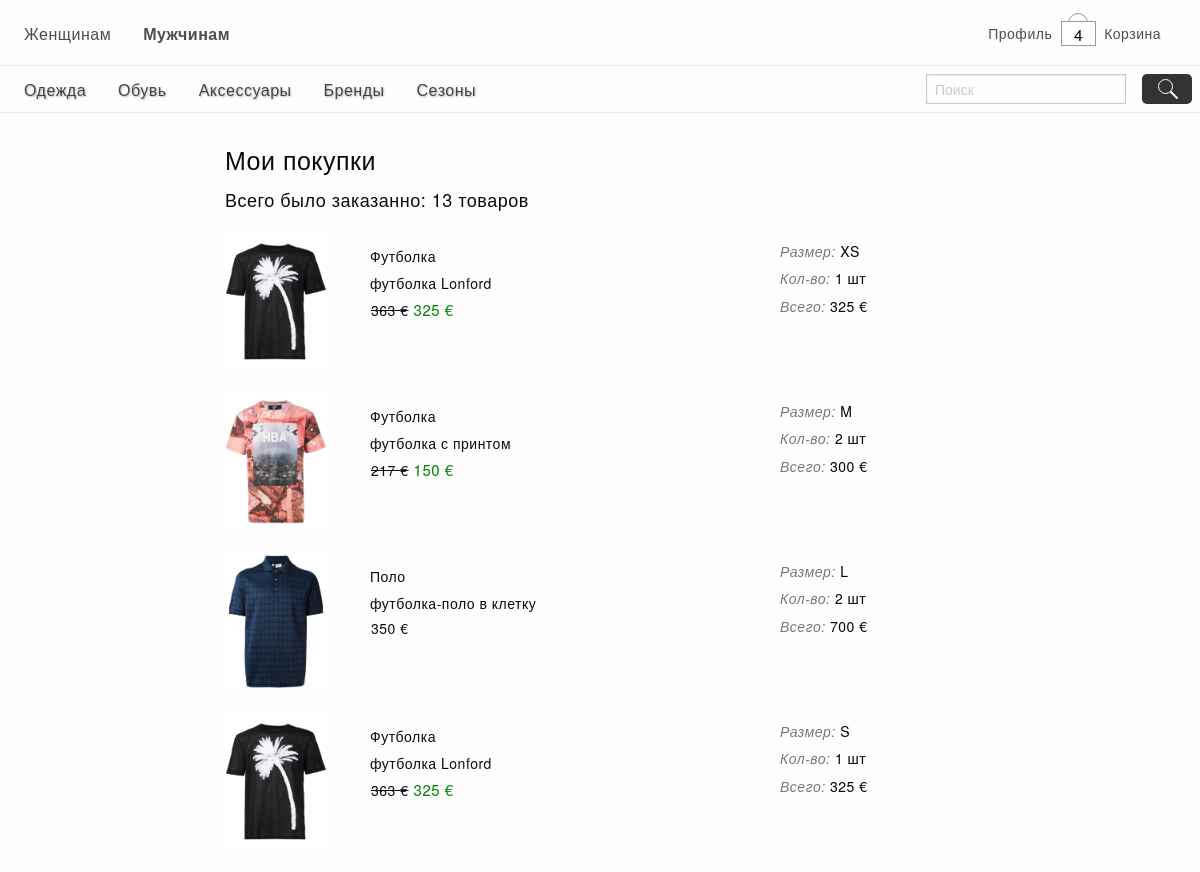
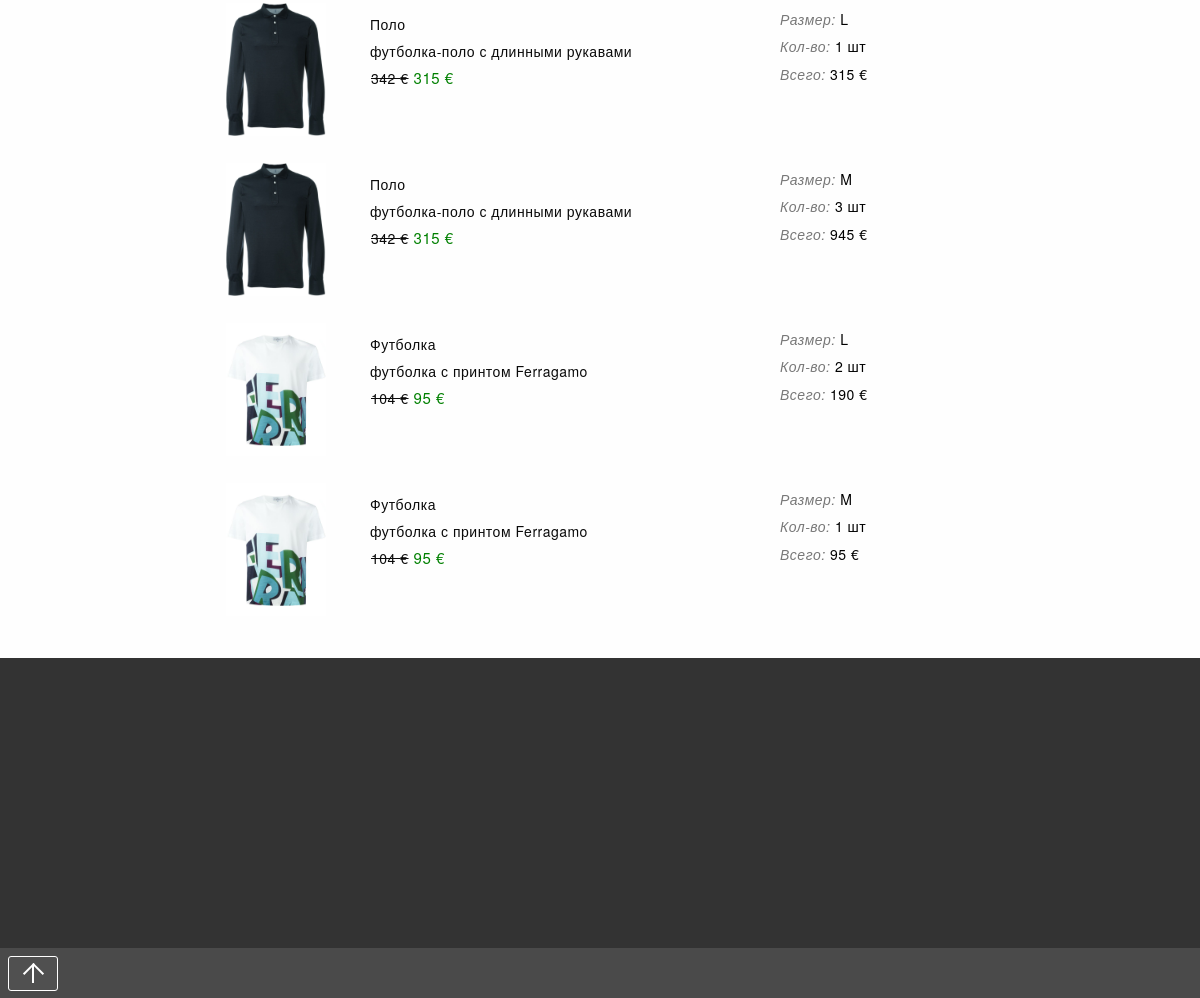
The page /orders.php?gender=for_men (signed in) on the database its author committed (2 pictures, top to bottom).
### tables this page shows
CREATE TABLE IF NOT EXISTS `menu` (
  `id` int(10) unsigned NOT NULL AUTO_INCREMENT,
  `item` varchar(255) NOT NULL,
  `description` varchar(255) NOT NULL,
  PRIMARY KEY (`id`)
);

CREATE TABLE IF NOT EXISTS `product` (
  `id` int(10) unsigned NOT NULL AUTO_INCREMENT,
  `name` varchar(255) NOT NULL,
  `shot_description` varchar(255) NOT NULL,
  `description` text NOT NULL,
  `price` float NOT NULL,
  `discount` int(11) NOT NULL,
  `date` date NOT NULL,
  `visit` int(11) NOT NULL,
  PRIMARY KEY (`id`)
);

### orders.php (the view)
	<?php include "php/header.php" ?>
<link rel="stylesheet" href="style/orders.css" type="text/css"/>
<?php
    $count = 0;
	if(!empty($_SESSION['email'])) {
		$email = $_SESSION['email'];
		$orders = get_my_orders($email);
        for($i = 0; $i < count($orders); $i++) {
            $count += $orders[$i]['count'];
        };
	};
?>
   <div class="row main-wrapp">
   	<div class="large-2 columns"></div>
	<div class="large-8 columns" id="show_my_orders">
		<div class="row head-orders">
			<div class="large-6">
				<h4>Мои покупки</h4>
			</div>
			<div class="large-12">
				<p>Всего было заказанно:  <?php echo $count ?> <?php echo word_declination($count) ?></span></p>
			</div>
		</div>
		<div class="row orders-product-wrapp">
			<?php
				for($i = count($orders) - 1; $i > -1 ; $i--) {
					$discountStr = "";
					if($orders[$i]['discount'] != 0 && $orders[$i]['discount'] != "") {
						$price = $orders[$i]['discount'];
						$priceClass = "orders-price line-through";
						$discountStr = "<p class='orders-discount'>".$orders[$i]['discount']." €</p>";
					} else {
						$price = $orders[$i]['price'];
						$priceClass = "orders-price";
					};
					echo   "<div class='large-12 block-orders-product'>
								<div class='large-2 medium-2 small-2 columns'>
									<a href='http://aleksa/product.php?gender=".$_GET['gender']."&id=".$orders[$i]['id']."' class='orders-photo'>
										<img src='image/".$orders[$i]['id']."/".$orders[$i]['photoMain']."' alt='".$orders[$i]['shot_description']."'>
									</a>
								</div>
								<div class='large-6 medium-6 small-4 columns'>
									<p class='orders-name'>".$orders[$i]['name']."</p>
									<p class='orders-description'>".$orders[$i]['shot_description']."</p>
									<p class='".$priceClass."' >".$orders[$i]['price']." €</p>".$discountStr."
								</div>
								<div class='medium-4 small-6 columns'>
									<p class='orders-size'>Размер: <span>".$orders[$i]['size']."</span></p>
									<p class='orders-count'>Кол-во:
										<span>".$orders[$i]['count']." шт</span>
									</p>
									<p class='orders-all-price'>Всего: <span>".$price*$orders[$i]['count']." €</span></p>
								</div>
							</div>";
				};
			?>
		</div>
	</div>
	<div class="large-2 columns"></div>
</div>
<?php include "php/footer.php" ?>

### php/functions.php (shortened to what this page needs)
<?php
    function getLinkGender() {
        if($_GET['gender'] == 'for_women') {
            $genger = "gender=for_women";
        } else if($_GET['gender'] == 'for_men') {
            $genger = "gender=for_men";
        } else {
            $genger = "gender=for_men";
        };
        $str = $genger;
        return $str;
    };
    function addMenu(){
        include 'connect_db.php';
        $str_sql_query = "SELECT item FROM menu";
        if (!$result = mysql_query($str_sql_query, $link))
        {
          echo "He могу выполнить запрос";
          echo mysql_error();
          exit();
        };
        while($mas = mysql_fetch_row($result)){
          $item = $mas[0];
          $str_sql_query = "SELECT description FROM menu WHERE item = '$item'";
          if (!$result2 = mysql_query($str_sql_query, $link))
          {
            echo "He могу выполнить запрос";
            echo mysql_error();
            exit();
          };
          $mas2 = mysql_fetch_row($result2);
          $description = $mas2[0];
          $gender = getLinkGender();
          if($item == "Бренды") echo "<li><a data-description='".$description."'>".$item."</a></li>";
          else echo "<li><a href='../?".$gender."&item=".$item."' data-description='".$description."'>".$item."</a></li>";
        };
    };
    function get_my_orders($email) {
        include 'connect_db.php';
        $str_sql_query = "SELECT id FROM users WHERE email = '$email'";
        if(!$result = mysql_query($str_sql_query, $link)) {
            echo mysql_error();
            exit();
        };
        $mas = mysql_fetch_row($result);
        $id_user = $mas[0];
        $str_sql_query = "SELECT orders FROM users WHERE id = '$id_user'";
        if(!$result = mysql_query($str_sql_query, $link)) {
            echo mysql_error();
            exit();
        };
        $mas = mysql_fetch_row($result);
        $orders = $mas[0];
        if($orders == "") {
            return array();
        } else {
            $orders = json_decode($orders);
            for($i = 0; $i < count($orders); $i++) {
                foreach($orders[$i] as $key => $value) {
                    if($key == 'id_product') $this_id_product = $value;
                    if($key == 'size') $this_size = $value;
                    if($key == 'count') $this_count = $value;
                };
                $str_sql_query = "SELECT name, shot_description, price, discount FROM product WHERE id = '$this_id_product'";
                if (!$result = mysql_query($str_sql_query, $link))
                {
                    echo "He могу выполнить запрос";
                    echo mysql_error();
                    exit();
                };
                $mas = mysql_fetch_row($result);
                $prod['id'] = $this_id_product;
                $prod['size'] = $this_size;
                $prod['count'] = $this_count;
                $prod['name'] = $mas[0];
                $prod['shot_description'] = $mas[1];
                $prod['price'] = $mas[2];
                $prod['discount'] = $mas[3];
                $str_sql_query = "SELECT id_image, status FROM id_product_to_image WHERE id_product = '$this_id_product'";
                if (!$result = mysql_query($str_sql_query, $link))
                {
                    echo "He могу выполнить запрос";
                    echo mysql_error();
                    exit();
                };
                while($mas = mysql_fetch_row($result)) {
                    if($mas[1] == 'main') {
                        $id_image = $mas[0];
                        $str_sql_query = "SELECT src FROM image WHERE id = '$id_image'";
                        if (!$result2 = mysql_query($str_sql_query, $link))
                        {
                            echo "He могу выполнить запрос";
                            echo mysql_error();
                            exit();
                        };
                        $mas2 = mysql_fetch_row($result2);
                        $prod['photoMain'] = $mas2[0];
                    };
                };
                $my_orders[] = $prod;
            };
            return $my_orders;
        };
    };
    function word_declination($sum) {
        if($sum == 0 || $sum >= 5) return "товаров";
        elseif($sum == 1) return "товар";
        elseif($sum > 1 && $sum < 5) return "товара";
    };
?>

### style/header.css (style rules this page uses)
body { height: auto; letter-spacing: .5px; }
#main-menu a { display: block; padding-top: 7.5px; height: 30px; color: rgba(0,0,0, .7); text-shadow: 1px 1px 2px rgba(0,0,0, .3); -o-transition: .3s; -moz-transition: .3s; -webkit-transition: .3s; transition: .3s; }

### style/orders.css (style rules this page uses)
.row.main-wrapp .large-2 { height: 1px; }
#show_my_orders { max-width: 800px; min-width: 450px; min-height: 600px; height: auto; margin: 0 auto; }
#show_my_orders .head-orders { margin-top: 20px; }
#show_my_orders .head-orders h4 { margin-left: 25px; }
#show_my_orders .head-orders .large-12:last-of-type { font-size: 18px; }
#show_my_orders .head-orders .large-12:last-of-type p { text-align: left; margin-left: 25px; }
.orders-product-wrapp { height: auto; padding: 0 20px; margin-bottom: 20px; }
.orders-product-wrapp .block-orders-product { position: relative; height: 150px; max-width: 800px; min-width: 450px; padding: 5px 5px; overflow: hidden; margin-bottom: 10px; -o-transition: .3s; -moz-transition: .3s; -webkit-transition: .3s; transition: .3s; }
.orders-product-wrapp .orders-photo { display: block; height: 140px; width: 100px; margin-left: -14px; overflow: hidden; }
.orders-product-wrapp p { margin: 5px; font-size: 14px; }
.orders-product-wrapp .orders-name { margin-top: 10px; margin-bottom: 4px; }
.orders-product-wrapp .orders-description { margin-bottom: -2px; }
.orders-product-wrapp .orders-price { display: inline-block; margin: 0; margin-top: 4px; margin-left: 6px; }
.orders-product-wrapp .orders-discount { display: inline-block; margin-left: 5px; font-size: 15px; color: green; }
.orders-product-wrapp .orders-size { margin-left: 40px; color: rgb(120, 120, 120); font-style: italic; }
.orders-product-wrapp .orders-count { margin-left: 40px; margin-top: 0px; color: rgb(120, 120, 120); font-style: italic; }
.orders-product-wrapp .orders-all-price { margin-left: 40px; color: rgb(120, 120, 120); font-style: italic; }
.orders-product-wrapp .orders-size span, .orders-product-wrapp .orders-count span, .orders-product-wrapp .orders-all-price span { color: black; font-style: normal; }
.line-through { text-decoration: line-through; }

### rows shown on the page
menu: item "Одежда"
menu: item "Обувь"
menu: item "Аксессуары"
menu: item "Бренды"
menu: item "Сезоны"
product: name "Футболка", shot_description "футболка Lonford", price "363", discount "325", $price*$orders[$i]['count'] "325"
product: shows a picture, name "Футболка", shot_description "футболка с принтом", price "217", discount "150", size "M", count "2", $price*$orders[$i]['count'] "300"
product: name "Поло", shot_description "футболка-поло в клетку", price "350", $price*$orders[$i]['count'] "700"
product: name "Поло", shot_description "футболка-поло с длинными рукавами", price "342", discount "315", $price*$orders[$i]['count'] "315", $price*$orders[$i]['count'] "945"
product: name "Футболка", shot_description "футболка с принтом Ferragamo", price "104", discount "95", $price*$orders[$i]['count'] "190", $price*$orders[$i]['count'] "95"

### other values the page prints
get_count_basket($_SESSION['email']) "4"
$count "13"
word_declination($count) "товаров"
$orders[$i]['size'] "XS"
$orders[$i]['count'] "1"
$orders[$i]['size'] "L"
$orders[$i]['count'] "2"
$orders[$i]['size'] "S"
$orders[$i]['size'] "M"
$orders[$i]['count'] "3"
